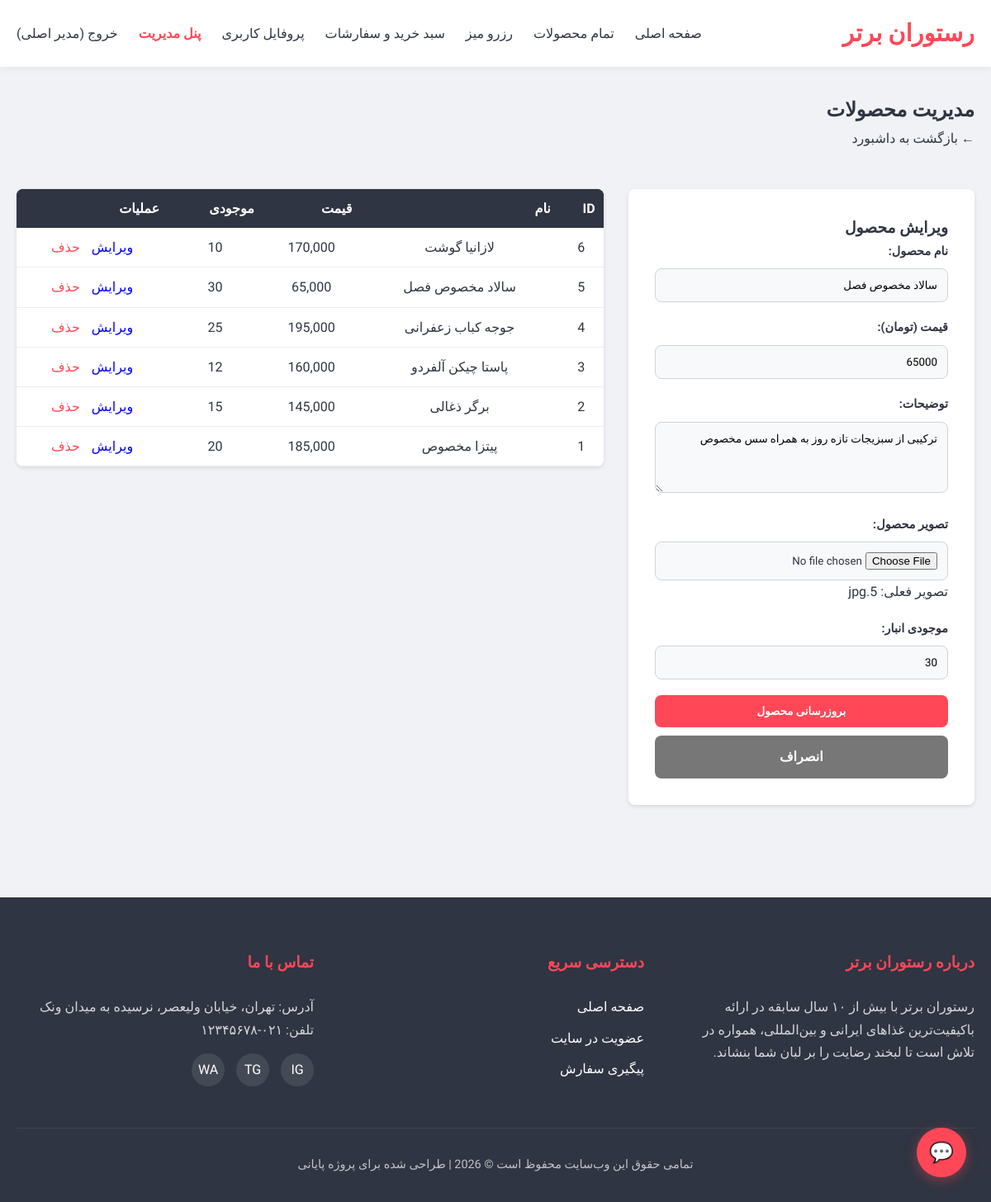
/admin/products.php?edit=5 (signed in), run on the app's committed database.
### tables this page shows
CREATE TABLE IF NOT EXISTS products (
    id INT AUTO_INCREMENT PRIMARY KEY,
    name VARCHAR(100) NOT NULL,
    price DECIMAL(10, 0) NOT NULL,
    description TEXT,
    image VARCHAR(255),
    stock INT NOT NULL DEFAULT 0,
    created_at TIMESTAMP DEFAULT CURRENT_TIMESTAMP
);

### admin/products.php (the view, shortened to what this page needs)
<?php
require_once '../config/db.php';
$products = $pdo->query("SELECT * FROM products ORDER BY id DESC")->fetchAll();
$edit_product = null;
if (isset($_GET['edit'])) {
    $stmt = $pdo->prepare("SELECT * FROM products WHERE id = ?");
    $stmt->execute([$_GET['edit']]);
    $edit_product = $stmt->fetch();
}
include '../includes/header.php';
?>
<div style="padding: 2rem 0;">
    <h2>مدیریت محصولات</h2>
    <a href="dashboard.php" style="display: inline-block; margin-bottom: 1rem;">&larr; بازگشت به داشبورد</a>
    <div style="display: flex; gap: 30px; flex-wrap: wrap; margin-top: 2rem;">
        <div style="flex: 1; min-width: 300px; background: #fff; padding: 2rem; border-radius: 8px; box-shadow: 0 2px 5px rgba(0,0,0,0.1); align-self: flex-start;">
            <h3><?php echo $edit_product ? 'ویرایش محصول' : 'افزودن محصول جدید'; ?></h3>
            <form action="products.php" method="POST" enctype="multipart/form-data">
                <div class="form-group">
                    <label>نام محصول:</label>
                    <input type="text" name="name" value="<?php echo $edit_product['name'] ?? ''; ?>" required>
                </div>
                <div class="form-group">
                    <label>قیمت (تومان):</label>
                    <input type="number" name="price" value="<?php echo $edit_product['price'] ?? ''; ?>" required>
                </div>
                <div class="form-group">
                    <label>توضیحات:</label>
                    <textarea name="description" rows="4" required><?php echo $edit_product['description'] ?? ''; ?></textarea>
                </div>
                <div class="form-group">
                    <label>تصویر محصول:</label>
                    <input type="file" name="image" <?php echo $edit_product ? '' : 'required'; ?>>
                    <?php if ($edit_product && $edit_product['image']): ?>
                        <p>تصویر فعلی: <?php echo $edit_product['image']; ?></p>
                    <?php endif; ?>
                </div>
                <div class="form-group">
                    <label>موجودی انبار:</label>
                    <input type="number" name="stock" value="<?php echo $edit_product['stock'] ?? '0'; ?>" required>
                </div>
                <button type="submit" class="btn btn-block"><?php echo $edit_product ? 'بروزرسانی محصول' : 'ثبت محصول'; ?></button>
                <?php if ($edit_product): ?>
                    <a href="products.php" class="btn btn-block" style="background: #777; margin-top: 10px;">انصراف</a>
                <?php endif; ?>
            </form>
        </div>
        <div style="flex: 2; min-width: 300px;">
            <table style="width: 100%; border-collapse: collapse; background: #fff; border-radius: 8px; overflow: hidden; box-shadow: 0 2px 5px rgba(0,0,0,0.1);">
                <thead style="background: var(--secondary-color); color: #fff;">
                    <tr>
                        <th style="padding: 10px;">ID</th>
                        <th style="padding: 10px;">نام</th>
                        <th style="padding: 10px;">قیمت</th>
                        <th style="padding: 10px;">موجودی</th>
                        <th style="padding: 10px;">عملیات</th>
                    </tr>
                </thead>
                <tbody>
                    <?php foreach ($products as $p): ?>
                        <tr style="border-bottom: 1px solid #eee; text-align: center;">
                            <td style="padding: 10px;"><?php echo $p['id']; ?></td>
                            <td style="padding: 10px;"><?php echo htmlspecialchars($p['name']); ?></td>
                            <td style="padding: 10px;"><?php echo number_format($p['price']); ?></td>
                            <td style="padding: 10px;"><?php echo $p['stock']; ?></td>
                            <td style="padding: 10px;">
                                <a href="products.php?edit=<?php echo $p['id']; ?>" style="color: blue; margin-left: 10px;">ویرایش</a>
                                <a href="products.php?delete=<?php echo $p['id']; ?>" style="color: var(--danger-color);" onclick="return confirm('آیا از حذف این محصول مطمئن هستید؟')">حذف</a>
                            </td>
                        </tr>
                    <?php endforeach; ?>
                </tbody>
            </table>
        </div>
    </div>
</div>
<?php include '../includes/footer.php'; ?>

### assets/css/style.css (style rules this page uses)
:root { --primary-color: #ff4757; --primary-dark: #e84118; --secondary-color: #2f3542; --light-color: #f1f2f6; --dark-color: #2f3542; --success-color: #2ed573; --danger-color: #ff4757; --white: #ffffff; --shadow: 0 4px 6px rgba(0,0,0,0.1); --transition: all 0.3s ease; }
* { margin: 0; padding: 0; box-sizing: border-box; font-family: 'Vazirmatn', 'Tahoma', sans-serif; }
body { background-color: var(--light-color); line-height: 1.7; direction: rtl; text-align: right; color: var(--dark-color); }
a { text-decoration: none; color: inherit; transition: var(--transition); }
.btn { display: inline-block; padding: 12px 25px; background: var(--primary-color); color: var(--white); border-radius: 8px; border: none; cursor: pointer; transition: var(--transition); font-weight: 700; text-align: center; }
.btn-block { display: block; width: 100%; }
.form-group { margin-bottom: 1.2rem; }
.form-group label { display: block; margin-bottom: 0.5rem; font-weight: 700; font-size: 0.9rem; }
.form-group input, .form-group textarea, .form-group select { width: 100%; padding: 12px; border: 1px solid #ced4da; border-radius: 8px; background-color: #f8f9fa; transition: var(--transition); }
table { width: 100%; border-collapse: collapse; }
th { background: var(--secondary-color); color: var(--white); padding: 15px; text-align: right; }
td { padding: 15px; border-bottom: 1px solid #eee; }

### data on the page
products: name "سالاد مخصوص فصل", price "65000", description "ترکیبی از سبزیجات تازه روز به همراه سس مخصوص", image "5.jpg", stock "30", id "5", price "65,000"
products: id "6", name "لازانیا گوشت", price "170,000", stock "10"
products: id "4", name "جوجه کباب زعفرانی", price "195,000", stock "25"
products: id "3", name "پاستا چیکن آلفردو", price "160,000", stock "12"
products: id "2", name "برگر ذغالی", price "145,000", stock "15"
products: id "1", name "پیتزا مخصوص", price "185,000", stock "20"

### other printed values
$_SESSION['user_name'] "مدیر اصلی"
